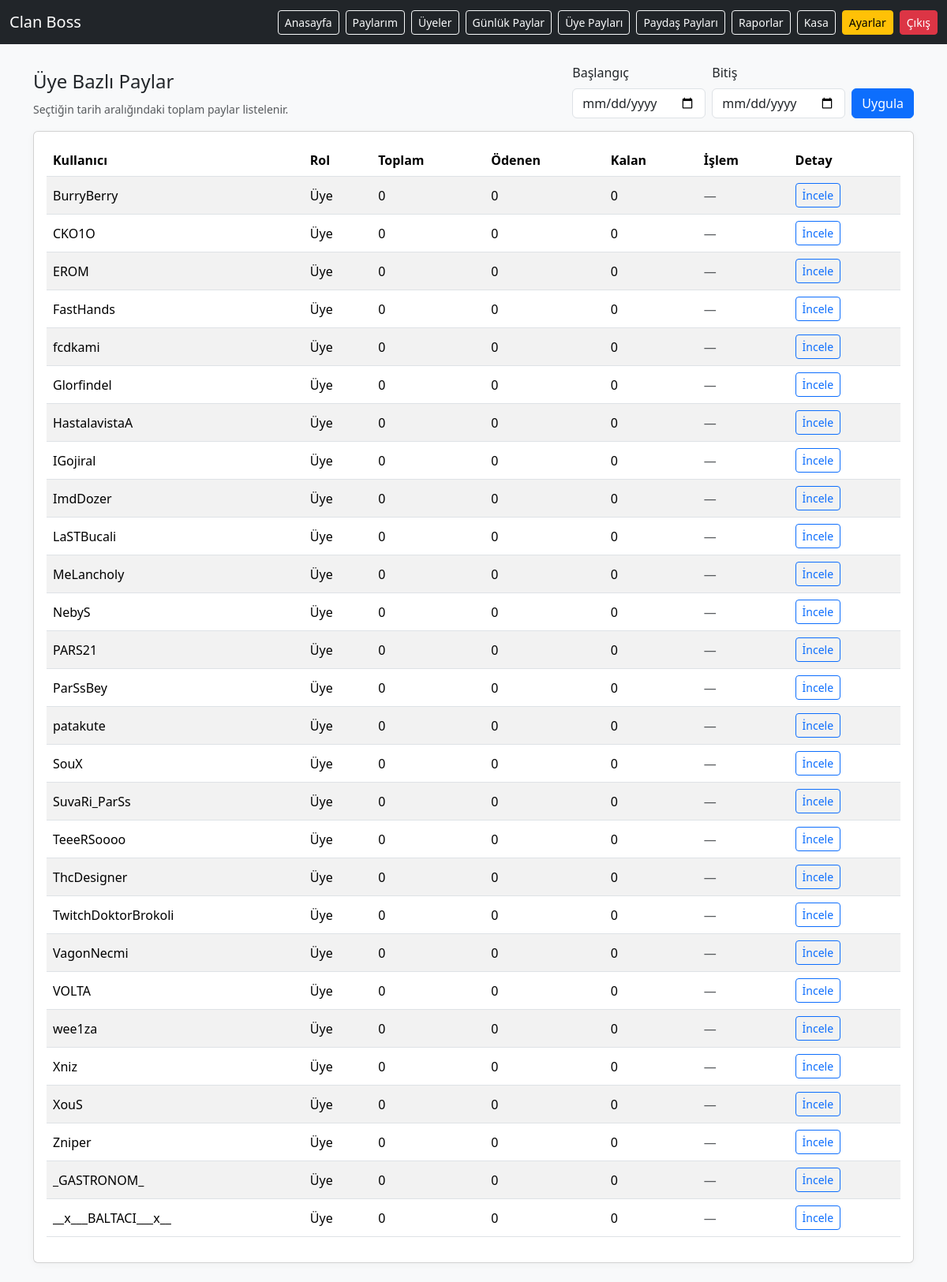
/member_payouts.php (signed in), run on the app's committed database.
### tables this page shows
CREATE TABLE `users` (
  `id` int(11) NOT NULL,
  `username` varchar(50) NOT NULL,
  `password` varchar(255) NOT NULL,
  `job` enum('Rogue','Priest','Mage','Warrior') NOT NULL DEFAULT 'Warrior',
  `role` enum('Admin','Paydaş','Üye') NOT NULL DEFAULT 'Üye',
  `is_active` tinyint(1) NOT NULL DEFAULT 1,
  `created_at` timestamp NOT NULL DEFAULT current_timestamp()
);

### config.php (called while the page is built, shortened)
<?php
function formatCoins(int $n): string {
  return number_format($n, 0, ',', '.');
}

### member_payouts.php (the view, shortened to what this page needs)
<?php
require __DIR__ . '/config.php';
$start = $_GET['start'] ?? '';
$end   = $_GET['end'] ?? '';
$rangeCond = '';
$params = [];
$sql = "
  WITH
  payouts_sum AS (
    SELECT u.id AS user_id, COALESCE(SUM(p.amount),0) AS total_amount
    FROM users u
    LEFT JOIN payouts p ON p.user_id = u.id
    LEFT JOIN drops d   ON d.id = p.drop_id
    LEFT JOIN events e  ON e.id = d.event_id
    WHERE u.role = 'Üye' " . ($rangeCond ? " {$rangeCond} " : "") . "
    GROUP BY u.id
  ),
  payments_sum AS (
    SELECT user_id, COALESCE(SUM(amount),0) AS paid_amount
    FROM payments
    WHERE user_id IN (SELECT id FROM users WHERE role = 'Üye')
    " . ($rangeCond ? " AND DATE(created_at) BETWEEN ? AND ? " : "") . "
    GROUP BY user_id
  )
  SELECT u.id, u.username, u.role,
         COALESCE(ps.total_amount,0) AS total_amount,
         COALESCE(pay.paid_amount,0) AS paid_amount,
         GREATEST(COALESCE(ps.total_amount,0) - COALESCE(pay.paid_amount,0), 0) AS remaining
  FROM users u
  LEFT JOIN payouts_sum ps ON ps.user_id = u.id
  LEFT JOIN payments_sum pay ON pay.user_id = u.id
  WHERE u.role = 'Üye'
  ORDER BY remaining DESC, total_amount DESC, u.username ASC
";
$paramsMerged = $params;
$st = $pdo->prepare($sql);
$st->execute($paramsMerged);
$rows = $st->fetchAll();
?>
<!doctype html>
<html lang="tr">
<head>
    <link href="https://cdn.jsdelivr.net/npm/bootstrap@5.3.2/dist/css/bootstrap.min.css" rel="stylesheet">
</head>
<body class="bg-light">
<?php include __DIR__ . '/header.php'; ?>
<div class="container py-4">
  <div class="d-flex justify-content-between align-items-end mb-3">
    <div>
      <h4>Üye Bazlı Paylar</h4>
      <small class="text-muted">Seçtiğin tarih aralığındaki toplam paylar listelenir.</small>
    </div>
    <form class="row g-2" method="get">
      <div class="col-auto">
        <label class="form-label">Başlangıç</label>
        <input type="date" class="form-control" name="start" value="<?=htmlspecialchars($start)?>">
      </div>
      <div class="col-auto">
        <label class="form-label">Bitiş</label>
        <input type="date" class="form-control" name="end" value="<?=htmlspecialchars($end)?>">
      </div>
      <div class="col-auto">
        <label class="form-label d-block">&nbsp;</label>
        <button class="btn btn-primary">Uygula</button>
      </div>
    </form>
  </div>
  <div class="card">
    <div class="card-body table-responsive">
      <table class="table table-striped align-middle">
          <thead><tr>
              <th>Kullanıcı</th><th>Rol</th>
              <th>Toplam</th><th>Ödenen</th><th>Kalan</th>
              <th>İşlem</th><th>Detay</th>
          </tr></thead>
          <tbody>
          <?php foreach($rows as $r): ?>
            <tr>
              <td><?=htmlspecialchars($r['username'])?></td>
              <td><?=$r['role']?></td>
                <td><?=formatCoins((int)$r['total_amount'])?></td>
                <td class="<?= (int)$r['paid_amount']>0 ? 'text-success' : '' ?>"><?=formatCoins((int)$r['paid_amount'])?></td>
                <td class="<?= (int)$r['remaining']>0 ? 'text-danger' : '' ?>"><?=formatCoins((int)$r['remaining'])?></td>
                <td>
                    <?php if((int)$r['remaining']>0): ?>
                        <button class="btn btn-sm btn-primary btnPay"
                                data-user="<?=$r['id']?>"
                                data-remaining="<?=$r['remaining']?>">
                            Ödeme Yap
                        </button>
                    <?php else: ?>
                        <span class="text-muted">—</span>
                    <?php endif; ?>
                </td>
                <td>
                    <a class="btn btn-sm btn-outline-primary"
                       href="/member_payouts_detail.php?user_id=<?=$r['id']?>&start=<?=urlencode($start)?>&end=<?=urlencode($end)?>">
                        İncele
                    </a>
                </td>
            </tr>
          <?php endforeach; ?>
        </tbody>
      </table>
    </div>
  </div>
</div>
</body>
</html>

### header.php (shortened to what this page needs)
<?php
require_once __DIR__ . '/config.php';
$userRole = $_SESSION['role'] ?? '';
?>
<nav class="navbar navbar-dark bg-dark">
  <div class="container-fluid">
    <a class="navbar-brand" href="/index.php">Clan Boss</a>
    <div class="d-flex gap-2">
      <a href="/index.php" class="btn btn-outline-light btn-sm">Anasayfa</a>
        <?php if(isset($_SESSION['user_id'])): ?>
            <a href="/my_payouts.php" class="btn btn-outline-light btn-sm">Paylarım</a>
        <?php endif; ?>
      <a href="/members.php" class="btn btn-outline-light btn-sm">Üyeler</a>
      <a href="/payouts.php" class="btn btn-outline-light btn-sm">Günlük Paylar</a>
      <a href="/member_payouts.php" class="btn btn-outline-light btn-sm">Üye Payları</a>
      <a href="/stake_payouts.php" class="btn btn-outline-light btn-sm">Paydaş Payları</a>
      <a href="/reports.php" class="btn btn-outline-light btn-sm">Raporlar</a>
      <a href="/clan_bank.php" class="btn btn-outline-light btn-sm">Kasa</a>
      <?php if($userRole === 'Admin'): ?>
        <a href="/settings.php" class="btn btn-warning btn-sm">Ayarlar</a>
      <?php endif; ?>
      <a href="/logout.php" class="btn btn-danger btn-sm">Çıkış</a>
    </div>
  </div>
</nav>

### member_payouts.php (style rules this page uses)
.card { box-shadow:0 2px 10px rgba(0,0,0,.04); }

### data on the page
users: username "BurryBerry", role "Üye", total_amount "0", paid_amount "0", remaining "0"
users: username "CKO1O", role "Üye", total_amount "0", paid_amount "0", remaining "0"
users: username "EROM", role "Üye", total_amount "0", paid_amount "0", remaining "0"
users: username "FastHands", role "Üye", total_amount "0", paid_amount "0", remaining "0"
users: username "fcdkami", role "Üye", total_amount "0", paid_amount "0", remaining "0"
users: username "Glorfindel", role "Üye", total_amount "0", paid_amount "0", remaining "0"
users: username "HastalavistaA", role "Üye", total_amount "0", paid_amount "0", remaining "0"
users: username "IGojiral", role "Üye", total_amount "0", paid_amount "0", remaining "0"
users: username "ImdDozer", role "Üye", total_amount "0", paid_amount "0", remaining "0"
users: username "LaSTBucali", role "Üye", total_amount "0", paid_amount "0", remaining "0"
users: username "MeLancholy", role "Üye", total_amount "0", paid_amount "0", remaining "0"
users: username "NebyS", role "Üye", total_amount "0", paid_amount "0", remaining "0"
users: username "PARS21", role "Üye", total_amount "0", paid_amount "0", remaining "0"
users: username "ParSsBey", role "Üye", total_amount "0", paid_amount "0", remaining "0"
users: username "patakute", role "Üye", total_amount "0", paid_amount "0", remaining "0"
users: username "SouX", role "Üye", total_amount "0", paid_amount "0", remaining "0"
users: username "SuvaRi_ParSs", role "Üye", total_amount "0", paid_amount "0", remaining "0"
users: username "TeeeRSoooo", role "Üye", total_amount "0", paid_amount "0", remaining "0"
users: username "ThcDesigner", role "Üye", total_amount "0", paid_amount "0", remaining "0"
users: username "TwitchDoktorBrokoli", role "Üye", total_amount "0", paid_amount "0", remaining "0"
users: username "VagonNecmi", role "Üye", total_amount "0", paid_amount "0", remaining "0"
users: username "VOLTA", role "Üye", total_amount "0", paid_amount "0", remaining "0"
users: username "wee1za", role "Üye", total_amount "0", paid_amount "0", remaining "0"
users: username "Xniz", role "Üye", total_amount "0", paid_amount "0", remaining "0"
users: username "XouS", role "Üye", total_amount "0", paid_amount "0", remaining "0"
users: username "Zniper", role "Üye", total_amount "0", paid_amount "0", remaining "0"
users: username "_GASTRONOM_", role "Üye", total_amount "0", paid_amount "0", remaining "0"
users: username "__x___BALTACI___x__", role "Üye", total_amount "0", paid_amount "0", remaining "0"
